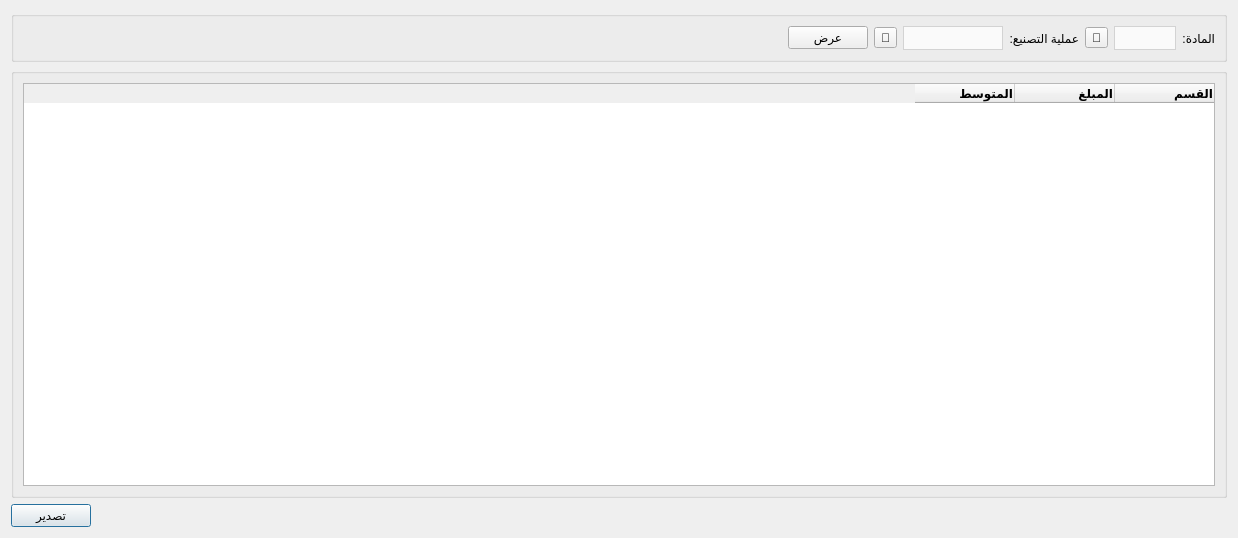
<?xml version="1.0" encoding="UTF-8"?>
<ui version="4.0">
 <class>ManufactureCost_Report</class>
 <widget class="QDialog" name="ManufactureCost_Report">
  <property name="windowModality">
   <enum>Qt::WindowModal</enum>
  </property>
  <property name="geometry">
   <rect>
    <x>0</x>
    <y>0</y>
    <width>1238</width>
    <height>538</height>
   </rect>
  </property>
  <property name="windowTitle">
   <string>تقرير تكاليف تصنيع منتج</string>
  </property>
  <property name="layoutDirection">
   <enum>Qt::RightToLeft</enum>
  </property>
  <property name="modal">
   <bool>true</bool>
  </property>
  <layout class="QGridLayout" name="gridLayout_2">
   <item row="1" column="0" colspan="2">
    <widget class="QGroupBox" name="groupBox_3">
     <property name="title">
      <string/>
     </property>
     <layout class="QGridLayout" name="gridLayout_3">
      <item row="1" column="0">
       <widget class="QTableWidget" name="clients_table">
        <column>
         <property name="text">
          <string>القسم</string>
         </property>
         <property name="font">
          <font>
           <weight>75</weight>
           <bold>true</bold>
          </font>
         </property>
         <property name="textAlignment">
          <set>AlignTrailing|AlignVCenter</set>
         </property>
        </column>
        <column>
         <property name="text">
          <string>المبلغ</string>
         </property>
         <property name="font">
          <font>
           <weight>75</weight>
           <bold>true</bold>
          </font>
         </property>
         <property name="textAlignment">
          <set>AlignTrailing|AlignVCenter</set>
         </property>
        </column>
        <column>
         <property name="text">
          <string>المتوسط</string>
         </property>
         <property name="font">
          <font>
           <weight>75</weight>
           <bold>true</bold>
          </font>
         </property>
         <property name="textAlignment">
          <set>AlignTrailing|AlignVCenter</set>
         </property>
        </column>
       </widget>
      </item>
     </layout>
    </widget>
   </item>
   <item row="2" column="1">
    <widget class="QPushButton" name="export_btn">
     <property name="maximumSize">
      <size>
       <width>1677750</width>
       <height>16777215</height>
      </size>
     </property>
     <property name="text">
      <string>تصدير</string>
     </property>
    </widget>
   </item>
   <item row="2" column="0">
    <spacer name="horizontalSpacer">
     <property name="orientation">
      <enum>Qt::Horizontal</enum>
     </property>
     <property name="sizeHint" stdset="0">
      <size>
       <width>1136</width>
       <height>20</height>
      </size>
     </property>
    </spacer>
   </item>
   <item row="0" column="0" colspan="2">
    <widget class="QGroupBox" name="groupBox">
     <property name="maximumSize">
      <size>
       <width>16777215</width>
       <height>16777215</height>
      </size>
     </property>
     <property name="layoutDirection">
      <enum>Qt::RightToLeft</enum>
     </property>
     <property name="title">
      <string/>
     </property>
     <layout class="QGridLayout" name="gridLayout">
      <item row="0" column="7">
       <spacer name="horizontalSpacer_3">
        <property name="orientation">
         <enum>Qt::Horizontal</enum>
        </property>
        <property name="sizeHint" stdset="0">
         <size>
          <width>764</width>
          <height>20</height>
         </size>
        </property>
       </spacer>
      </item>
      <item row="0" column="1">
       <widget class="QComboBox" name="material_combobox">
        <property name="styleSheet">
         <string notr="true">QComboBox {
        background-color: #fafafa;
        border: 1px solid lightgrey;		
		height: 22px;
		color: black;
    }
    QComboBox::drop-down {
        border: none;
    }</string>
        </property>
       </widget>
      </item>
      <item row="0" column="2">
       <widget class="QToolButton" name="select_material_btn">
        <property name="text">
         <string>🔎</string>
        </property>
       </widget>
      </item>
      <item row="0" column="4">
       <widget class="QComboBox" name="manufacture_combobox">
        <property name="minimumSize">
         <size>
          <width>100</width>
          <height>0</height>
         </size>
        </property>
        <property name="maximumSize">
         <size>
          <width>16777215</width>
          <height>16777215</height>
         </size>
        </property>
        <property name="styleSheet">
         <string notr="true">QComboBox {
        background-color: #fafafa;
        border: 1px solid lightgrey;		
		height: 22px;
		color: black;
    }
    QComboBox::drop-down {
        border: none;
    }</string>
        </property>
       </widget>
      </item>
      <item row="0" column="5">
       <widget class="QToolButton" name="select_manufacture_btn">
        <property name="text">
         <string>🔎</string>
        </property>
       </widget>
      </item>
      <item row="0" column="6">
       <widget class="QPushButton" name="calc_btn">
        <property name="maximumSize">
         <size>
          <width>16777215</width>
          <height>16777215</height>
         </size>
        </property>
        <property name="text">
         <string>عرض</string>
        </property>
       </widget>
      </item>
      <item row="0" column="0">
       <widget class="QLabel" name="label_2">
        <property name="text">
         <string>المادة:</string>
        </property>
       </widget>
      </item>
      <item row="0" column="3">
       <widget class="QLabel" name="label_3">
        <property name="maximumSize">
         <size>
          <width>16777215</width>
          <height>16777215</height>
         </size>
        </property>
        <property name="text">
         <string>عملية التصنيع:</string>
        </property>
        <property name="wordWrap">
         <bool>true</bool>
        </property>
       </widget>
      </item>
     </layout>
    </widget>
   </item>
  </layout>
 </widget>
 <resources/>
 <connections/>
</ui>
